Frame 1 (no input): blank canvas, image omitted
Frame 60 (no input): blank canvas, image omitted
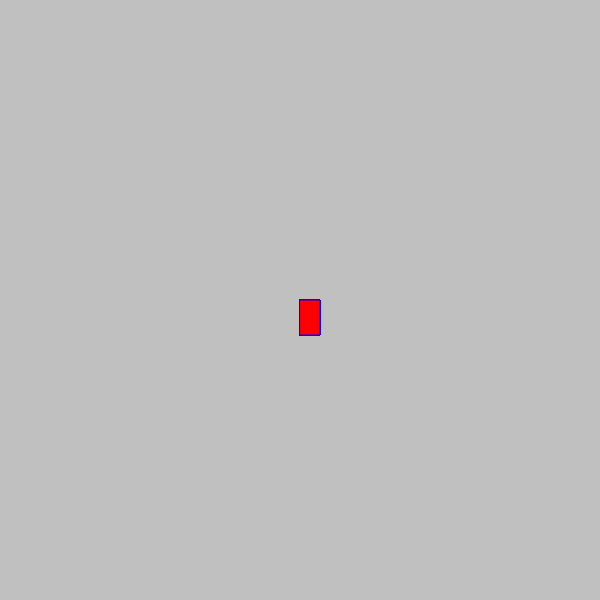
Frame 120 (the mouse pressed at the canvas centre since frame 60)

The p5.js sketch whose frames 1 and 60 were blank and that drew this single picture after the mouse press (run headless with seeded random() and noise() and a simulated clock; from frame 60 on, the mouse is pressed at the canvas centre):

// p5.js sketch
// ── sketch.js
function setup() {
    createCanvas(600, 600);
     background("silver");
  }
  
  
  function draw() {
    
    stroke ("blue");
    fill ("red");
   
    
    // console.log(mouseIsPressed);
    
    if (mouseIsPressed){
      rect(mouseX, mouseY, 20, 35);
    }
  }
